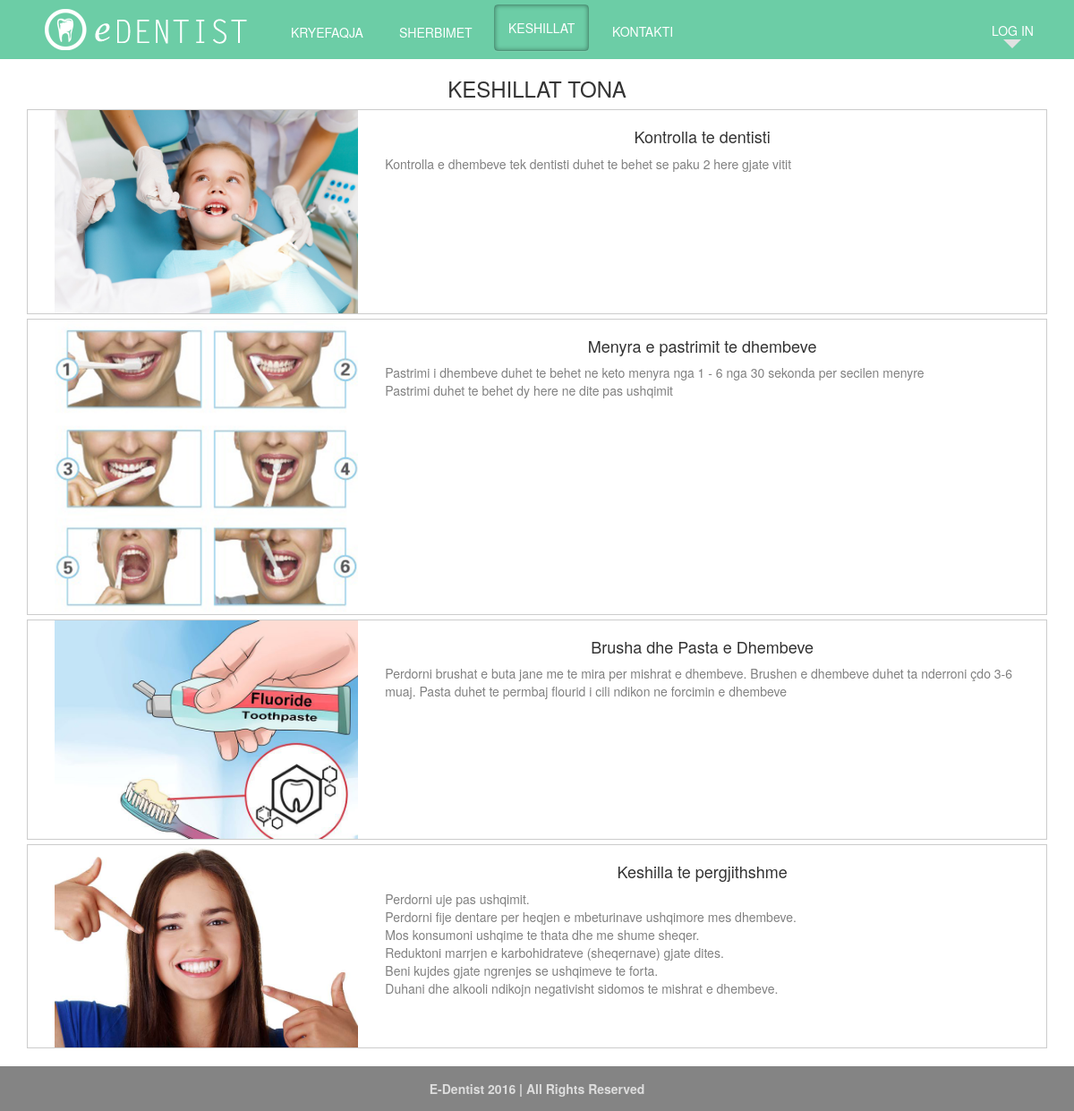
/index.php?faqe=keshillat, run on an earlier commit of the app's database.
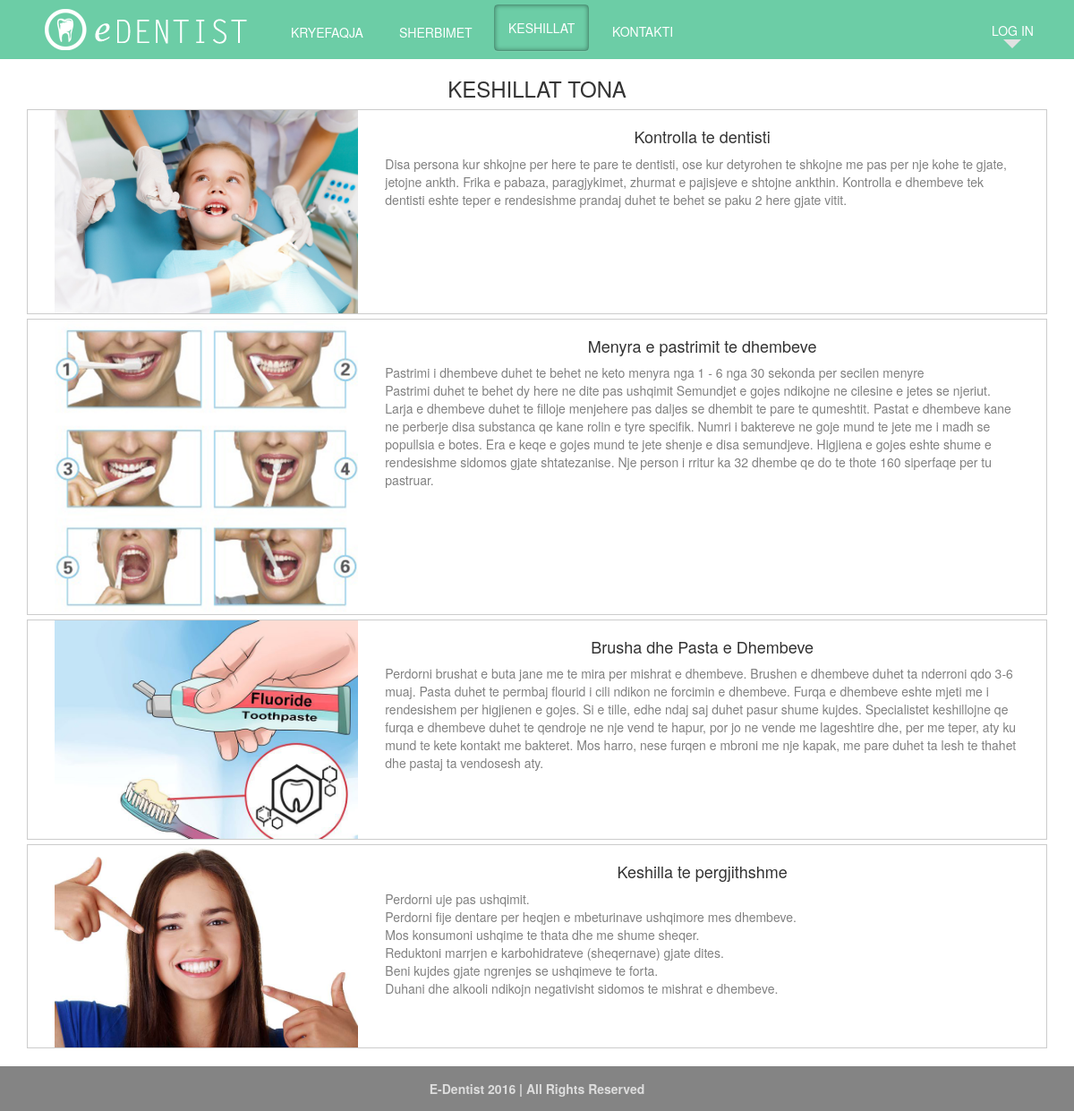
And on a later commit of the database.
### tables this page shows
CREATE TABLE `keshillat` (
  `keshillat_id` int(11) NOT NULL,
  `titulli` varchar(1000) NOT NULL,
  `permbajtja` varchar(1000) NOT NULL,
  `imazhi` varchar(1000) NOT NULL
);

### keshillat.php (the view)
<?php
$selektimi = 'SELECT * FROM keshillat';
	$result = mysql_query($selektimi) or die ('invalid query:'. mysql_error());
	echo ' <h3>KESHILLAT TONA</h3>';
	while($row = mysql_fetch_row($result))
	{
		list($id, $title, $description, $photo)=$row;
                    echo '<ul class="list-group">';
                echo '<div class="col-sm-12 foto" >';
                echo '<div class="col-sm-4">';
                echo'<img src="'.$photo.'" class="img-responsive" >';
                echo '</div>';
                echo'<div class="col-sm-8 text">';
                echo'<h4>'.$title.'</h4>	';
                echo'  <p> '.$description.'</p>';
                echo '</div>';
                echo '</div>';
                echo '</ul> ';
	}
	?>

### index.php (shortened to what this page needs)
<!DOCTYPE html>
  <head>
	<link rel="stylesheet" type="text/css" href="css/mystyle.css">
	<link rel="stylesheet" type="text/css" href="css/jSlider.css">
	<link rel="stylesheet" type="text/css" href="css/hover.css">
    <link href="css/bootstrap.min.css" rel="stylesheet">
     <link rel="stylesheet" href="//code.jquery.com/ui/1.12.1/themes/base/jquery-ui.css">
</head>
<body>
<div class = "navbar navbar-inverse navbar-fixed-top" id="header" >
   <div class = "container">
		   <div class="collapse navbar-collapse" id="navbar-collapse">
		   <ul class ="nav navbar-nav">
			  <li><a href= "?faqe=home" id="logo"></a></li>
                          <li><a href="?faqe=home" class="hvr-underline-from-left" <?php if($_GET['faqe']=== "home")
                                 echo' id="active"';
                          else echo 'id="links"';?>
                              >KRYEFAQJA</a></li>
			<li><a href="?faqe=services" class="hvr-underline-from-left" <?php if($_GET['faqe']=== "services")
echo' id="active"';else echo 'id="links"';?>>SHERBIMET </a></li>
                        <li><a href="?faqe=keshillat" class="hvr-underline-from-left" <?php if($_GET['faqe']=== "keshillat")
echo' id="active"';else echo 'id="links"';?>>KESHILLAT </a></li>
			<li><a href="?faqe=contact" class="hvr-underline-from-left" <?php if($_GET['faqe']=== "contact")
echo' id="active"';else echo 'id="links"';?>>KONTAKTI</a></li>
		 </ul>
                      <ul class="nav  pull-right" id="navbar-collapse" style="margin-top:5px;">
                           <li class="dropdown" id="menuLogin">
                               <a class="dropdown-toggle hvr-bubble-bottom " href="#" data-toggle="dropdown" id="links">
                        <?php
                        if(isset($_SESSION['logged_in']) ){
                            echo 'LLOGARIA</a>';
                            echo '<div class="dropdown-menu " style="margin-left: -150px; padding:20px; width:250px;">';
                            echo '<p>Miresevini</p>';
                            echo '<p>'.$_SESSION['name'].'&nbsp;'.$_SESSION['surname'].'</p>';
                            echo "<form  method=\"post\" action=\"logout.php\">
                             <button type=\"submit\" id=\"submit\" class=\"btn btn-default\">Log Out</button>
				</form>";
                        }
                        else
                        {
                            echo 'LOG IN</a>';
                        }
                        ?>
                           </li>
                       </ul>
		 </div>
		 </div>
		 </div>
				 <div class ="container" id="content" align="center">
					<?php
					switch (@$_GET['faqe'])
					{
                                        case "keshillat":
                                             include('keshillat.php');
                                            break;
					}
					?>
				</div>
					<div class=" navbar navbar-inner  navbar-bottom-fixed" id="footer">
    <p align="center"><strong>E-Dentist 2016 | All Rights Reserved</strong> </p>
</div>
	</body>
</html>

### css/mystyle.css (style rules this page uses)
#header { margin: 0px; }
body { color: #666666; margin : 0px; font-family:"Letter Gothic Bold", Letter Gothic, sans-serif; background-color: #CCCCCC; }
#header #links, #links:hover { color:#FFFFFF; background-color:#6ccda6; margin-left: 10px; }
#footer { height: 13.9%; background-color: #848484; margin: 1.2% 0px 0px 0px; border-radius: 0px; }
#footer p { color: #DDDDDD; margin: 1.2% 0px 0px 0px; }
#logo { position: relative; display: inline; background-image: url("../images/logo.png"); width: 250px; height: 60px; float: left; padding: 0px; margin:0px 0px 0px 20px; }
#links { margin:5% 0px 0px 10%; }
#header #active { background: none; box-shadow: inset 0 0 5px rgba(0,0,0, 0.4), rgba(255,255,255,0.1) 0 1px 0; border-radius: 4px; border: 1px solid rgba(0,0,0,0.25); color: #fff; margin-left: 10px; }
.foto { background-color: white; border: 1px solid #CCCCCC; margin-bottom: 5px; }
.text { text-align: center; padding: 10px; }
.text p { text-align: left; color:grey; }

What changed in the data, as far as the page shows it:
changed keshillat "Kontrolla te dentisti": permbajtja "Kontrolla e dhembeve tek dentisti duhet te behet se paku 2 here gjate vitit" → "Disa persona kur shkojne per here te pare te dentisti, ose kur detyrohen te shkojne me pas per nje kohe te gjate, jetojne ankth. Frika e pabaza, paragjykimet, zhurmat e pajisjeve e shtojne ankthin. Kontrolla e dhembeve tek dentisti eshte teper e rendesishme prandaj duhet te behet se paku 2 here gjate vitit."
changed keshillat "Menyra e pastrimit te dhembeve": permbajtja "Pastrimi i dhembeve duhet te behet ne keto menyra nga 1 - 6 nga 30 sekonda per secilen menyre Pastrimi duhet te behet dy here ne dite pas ushqimit" → "…ne dite pas ushqimit Semundjet e gojes ndikojne ne cilesine e jetes se njeriut. Larja e dhembeve duhet te filloje menjehere pas daljes se dhembit te pare te qumeshtit. Pastat e dhembeve kane ne perberje disa substanca qe kane rolin e tyre specifik. Numri i baktereve ne goje mund te jete me i madh se popullsia e botes. Era e keqe e gojes mund te jete shenje e disa semundjeve. Higjiena e gojes eshte shume e rendesishme sidomos gjate shtatezanise. Nje person i rritur ka 32 dhembe qe do te thote 160 siperfaqe per tu pastruar."
changed keshillat "Brusha dhe Pasta e Dhembeve": permbajtja "…dhembeve duhet ta nderroni çdo 3-6 muaj. Pasta duhet te permbaj flourid i cili ndikon ne forcimin e dhembeve" → "…dhembeve duhet ta nderroni qdo 3-6 muaj. Pasta duhet te permbaj flourid i cili ndikon ne forcimin e dhembeve. Furqa e dhembeve eshte mjeti me i rendesishem per higjienen e gojes. Si e tille, edhe ndaj saj duhet pasur shume kujdes. Specialistet keshillojne qe furqa e dhembeve duhet te qendroje ne nje vend te hapur, por jo ne vende me lageshtire dhe, per me teper, aty ku mund te kete kontakt me bakteret. Mos harro, nese furqen e mbroni me nje kapak, me pare duhet ta lesh te thahet dhe pastaj ta vendosesh aty."
